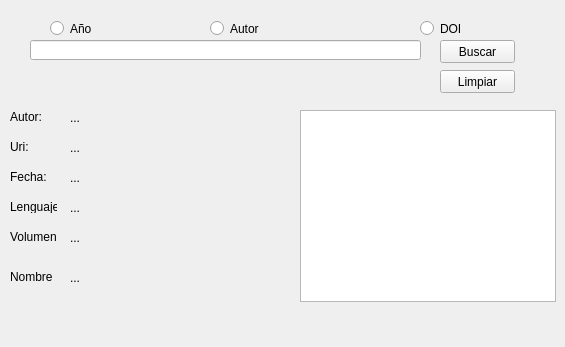
<?xml version="1.0" encoding="UTF-8"?>
<ui version="4.0">
 <class>MainWindow</class>
 <widget class="QMainWindow" name="MainWindow">
  <property name="geometry">
   <rect>
    <x>0</x>
    <y>0</y>
    <width>565</width>
    <height>347</height>
   </rect>
  </property>
  <property name="windowTitle">
   <string>MainWindow</string>
  </property>
  <widget class="QWidget" name="centralwidget">
   <widget class="QRadioButton" name="RbtnAnio">
    <property name="geometry">
     <rect>
      <x>50</x>
      <y>20</y>
      <width>82</width>
      <height>17</height>
     </rect>
    </property>
    <property name="text">
     <string>Año</string>
    </property>
   </widget>
   <widget class="QRadioButton" name="RbtnAutor">
    <property name="geometry">
     <rect>
      <x>210</x>
      <y>20</y>
      <width>82</width>
      <height>17</height>
     </rect>
    </property>
    <property name="text">
     <string>Autor</string>
    </property>
   </widget>
   <widget class="QRadioButton" name="RbtnDOI">
    <property name="geometry">
     <rect>
      <x>420</x>
      <y>20</y>
      <width>82</width>
      <height>17</height>
     </rect>
    </property>
    <property name="text">
     <string>DOI</string>
    </property>
   </widget>
   <widget class="QLineEdit" name="txtTexto">
    <property name="geometry">
     <rect>
      <x>30</x>
      <y>40</y>
      <width>391</width>
      <height>20</height>
     </rect>
    </property>
    <property name="text">
     <string/>
    </property>
   </widget>
   <widget class="QPushButton" name="btnBuscar">
    <property name="geometry">
     <rect>
      <x>440</x>
      <y>40</y>
      <width>75</width>
      <height>23</height>
     </rect>
    </property>
    <property name="text">
     <string>Buscar</string>
    </property>
   </widget>
   <widget class="QPushButton" name="BtnLimpiar">
    <property name="geometry">
     <rect>
      <x>440</x>
      <y>70</y>
      <width>75</width>
      <height>23</height>
     </rect>
    </property>
    <property name="text">
     <string>Limpiar</string>
    </property>
   </widget>
   <widget class="QListWidget" name="ListResultados">
    <property name="geometry">
     <rect>
      <x>300</x>
      <y>110</y>
      <width>256</width>
      <height>192</height>
     </rect>
    </property>
   </widget>
   <widget class="QLabel" name="lbAutor">
    <property name="geometry">
     <rect>
      <x>10</x>
      <y>110</y>
      <width>47</width>
      <height>13</height>
     </rect>
    </property>
    <property name="text">
     <string>Autor:</string>
    </property>
   </widget>
   <widget class="QLabel" name="lbUri">
    <property name="geometry">
     <rect>
      <x>10</x>
      <y>140</y>
      <width>47</width>
      <height>13</height>
     </rect>
    </property>
    <property name="text">
     <string>Uri:</string>
    </property>
   </widget>
   <widget class="QLabel" name="lbFecha">
    <property name="geometry">
     <rect>
      <x>10</x>
      <y>170</y>
      <width>47</width>
      <height>13</height>
     </rect>
    </property>
    <property name="text">
     <string>Fecha:</string>
    </property>
   </widget>
   <widget class="QLabel" name="txtAutor">
    <property name="geometry">
     <rect>
      <x>70</x>
      <y>110</y>
      <width>191</width>
      <height>16</height>
     </rect>
    </property>
    <property name="text">
     <string>...</string>
    </property>
   </widget>
   <widget class="QLabel" name="lbNombre">
    <property name="geometry">
     <rect>
      <x>10</x>
      <y>270</y>
      <width>47</width>
      <height>13</height>
     </rect>
    </property>
    <property name="text">
     <string>Nombre</string>
    </property>
   </widget>
   <widget class="QLabel" name="lbLenguaje">
    <property name="geometry">
     <rect>
      <x>10</x>
      <y>200</y>
      <width>47</width>
      <height>13</height>
     </rect>
    </property>
    <property name="text">
     <string>Lenguaje:</string>
    </property>
   </widget>
   <widget class="QLabel" name="lbVolumen">
    <property name="geometry">
     <rect>
      <x>10</x>
      <y>230</y>
      <width>47</width>
      <height>13</height>
     </rect>
    </property>
    <property name="text">
     <string>Volumen:</string>
    </property>
   </widget>
   <widget class="QLabel" name="txtUri">
    <property name="geometry">
     <rect>
      <x>70</x>
      <y>140</y>
      <width>191</width>
      <height>16</height>
     </rect>
    </property>
    <property name="text">
     <string>...</string>
    </property>
   </widget>
   <widget class="QLabel" name="txtFecha">
    <property name="geometry">
     <rect>
      <x>70</x>
      <y>170</y>
      <width>191</width>
      <height>16</height>
     </rect>
    </property>
    <property name="text">
     <string>...</string>
    </property>
   </widget>
   <widget class="QLabel" name="txtLenguaje">
    <property name="geometry">
     <rect>
      <x>70</x>
      <y>200</y>
      <width>191</width>
      <height>16</height>
     </rect>
    </property>
    <property name="text">
     <string>...</string>
    </property>
   </widget>
   <widget class="QLabel" name="txtVolumen">
    <property name="geometry">
     <rect>
      <x>70</x>
      <y>230</y>
      <width>191</width>
      <height>16</height>
     </rect>
    </property>
    <property name="text">
     <string>...</string>
    </property>
   </widget>
   <widget class="QLabel" name="txtNombre">
    <property name="geometry">
     <rect>
      <x>70</x>
      <y>270</y>
      <width>191</width>
      <height>16</height>
     </rect>
    </property>
    <property name="text">
     <string>...</string>
    </property>
   </widget>
  </widget>
 </widget>
 <resources/>
 <connections/>
</ui>
